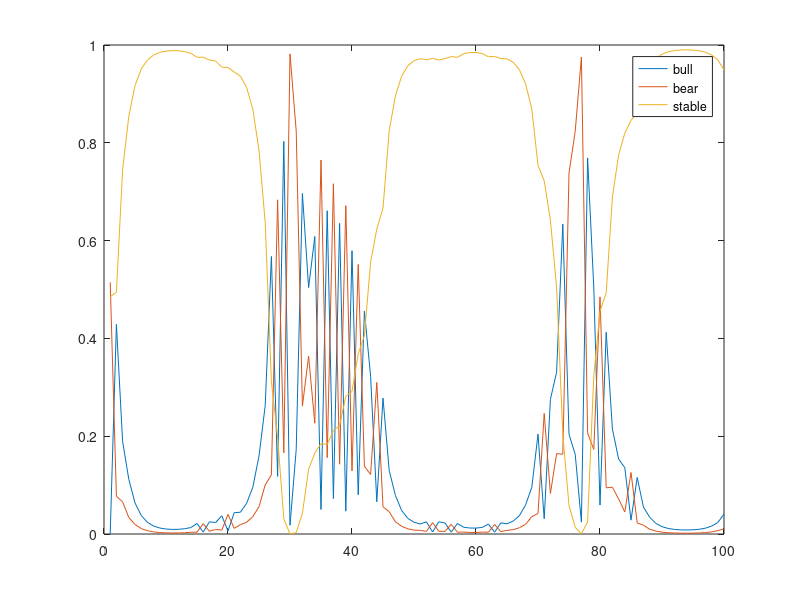

The MATLAB script that drew this image:
%HW2 Daniel Ribeiro Silva
%drsilva
% Forward Backward Algorithm

function ForwardBackward()

%load data
load('hmm_params.mat');

%constants from problem
Q = 3;   %total hidden states
T = 100; %total used timesteps

%predicted values
forward_predictions = zeros(Q,T);
backward_predictions = zeros(Q,T);

%get forward values

%first timestep (t=1) - P(Z_1|X_1) \propto P(X_1|Z_1)P(Z_1) = emission*prior
observed_output = price_change(1);
emission_prob_given_observed_output = emission(:,observed_output);
forward_predictions(:,1) = prior.*emission_prob_given_observed_output;

%for remaining timesteps (t>1) = P(Z_t|X_t,Z_t-1) \propto P(X_t|Z_t)P(Z_t|Z_t-1) = emission*transition
for t=2:T
    observed_output = price_change(t);
    emission_prob_given_observed_output = emission(:,observed_output);
    previous_states = forward_predictions(:,t-1);
    transition_prob_given_prev_states = transition'*previous_states;
    forward_predictions(:,t) = emission_prob_given_observed_output.*transition_prob_given_prev_states;
end

forward_prob = dot(forward_predictions(:,T),ones(Q,1));
%disp(forward_prob);
%disp(forward_predictions);

%get backward values

%first timestep (t=T) - P(Z_1|X_1) \propto P(X_1|Z_1)P(Z_1) = emission*prior
backward_predictions(:,T) = ones(Q,1);

%for remaining timesteps (t>1) = P(Z_t|X_t,Z_t-1) \propto P(X_t|Z_t)P(Z_t|Z_t-1) = emission*transition
for t=(T-1):-1:1
    observed_output = price_change(t+1);
    emission_prob_given_observed_output = emission(:,observed_output);
    previous_states = backward_predictions(:,t+1);
    backward_predictions(:,t) = transition*(emission_prob_given_observed_output.*previous_states);
end

%backward_prob = dot(forward_predictions(:,1).*prior,emission(:,price_change(1)));
%disp(backward_prob);

finalPred = forward_predictions.*backward_predictions/forward_prob;

plot(finalPred');
legend('bull','bear','stable');

end

